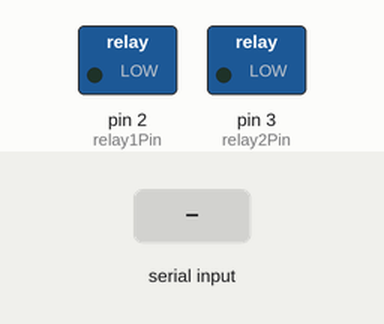
Simulated run of this sketch. Board: Arduino Uno, built with avr-gcc and run on an emulated ATmega328P. Shown: switched loads named in the sketch (green lamp = pin HIGH). The test bench sets the inputs (shaded band).

Above: at 1.2 s.
1.3 s: "1" received over the second serial link
At 1.9 s:
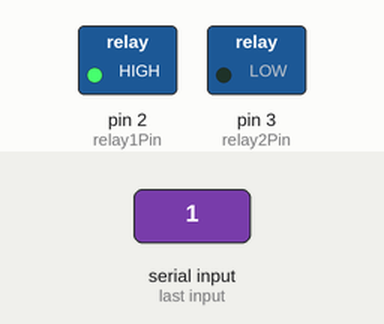
2.8 s: "2" received over the second serial link
At 3.1 s:
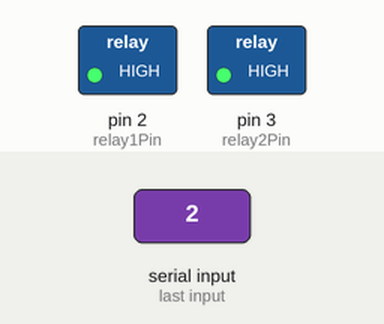
4.3 s: "0" received over the second serial link
At 5.4 s:
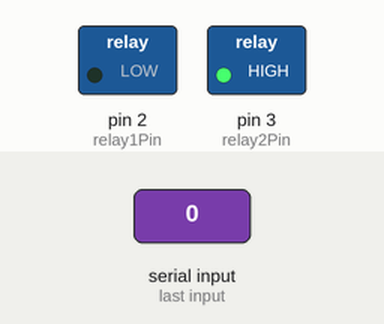
5.8 s: "3" received over the second serial link
At 6.5 s:
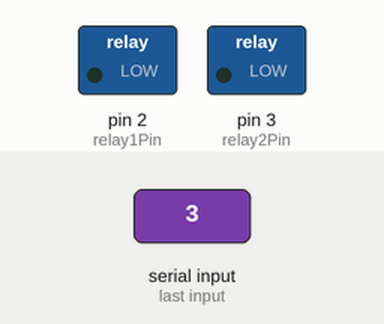
Timing chart, 0 to 8.3 s (numbered marks = the images above; inputs shaded):
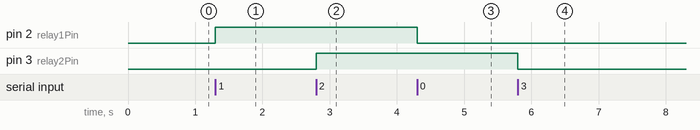

Measured:
- after the input at 1.3 s, pin 2 (relay1Pin): LOW → HIGH at once
- after the input at 2.8 s, pin 3 (relay2Pin): LOW → HIGH at once
- after the input at 4.3 s, pin 2 (relay1Pin): HIGH → LOW at once
- after the input at 5.8 s, pin 3 (relay2Pin): HIGH → LOW at once

The sketch:

HOME_AUTOMATION_WITH_BLUETOOTH.ino
```cpp
#include <SoftwareSerial.h>

// Create a software serial port for Bluetooth communication
SoftwareSerial BTSerial(10, 11); // RX, TX

// Define relay pins
const int relay1Pin = 2; // Relay 1 connected to pin 2
const int relay2Pin = 3; // Relay 2 connected to pin 3

void setup() {
    // Initialize serial communication
    Serial.begin(9600); // For debugging
    BTSerial.begin(9600); // For Bluetooth communication

    // Set relay pins as output
    pinMode(relay1Pin, OUTPUT);
    pinMode(relay2Pin, OUTPUT);

    // Initialize relays to OFF
    digitalWrite(relay1Pin, LOW);
    digitalWrite(relay2Pin, LOW);
}

void loop() {
    // Check if data is available from Bluetooth
    if (BTSerial.available()) {
        char command = BTSerial.read(); // Read the command

        // Control relays based on command
        switch (command) {
            case '1': // Command to turn ON device 1
                digitalWrite(relay1Pin, HIGH); // Turn ON Relay 1
                break;
            case '0': // Command to turn OFF device 1
                digitalWrite(relay1Pin, LOW); // Turn OFF Relay 1
                break;
            case '2': // Command to turn ON device 2
                digitalWrite(relay2Pin, HIGH); // Turn ON Relay 2
                break;
            case '3': // Command to turn OFF device 2
                digitalWrite(relay2Pin, LOW); // Turn OFF Relay 2
                break;
            default:
                break; // Do nothing for unrecognized commands
        }
    }
}
```
